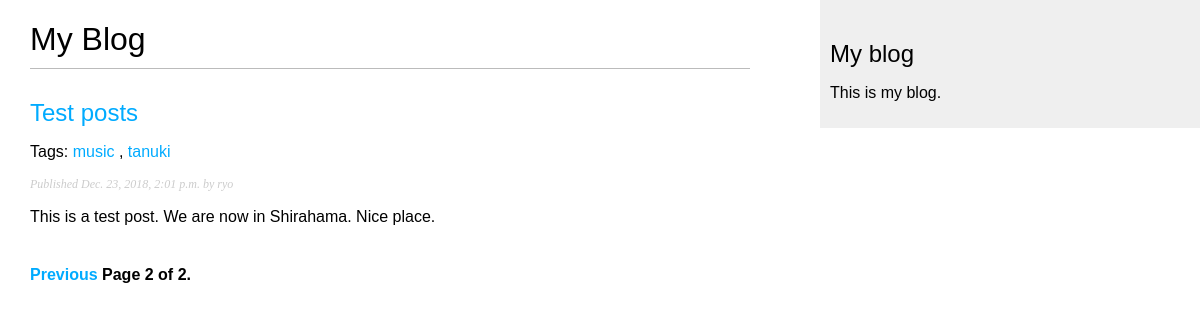
Screenshot of /blog/?page=2 with the database file from the repository.
### blog/models.py (models this page shows)
class Post(models.Model):
    STATUS_CHOICES = (
        ('draft', 'Draft'),
        ('published', 'Published'),
    )
    title = models.CharField(max_length=250)
    slug = models.SlugField(max_length=250, unique_for_date='publish')
    author = models.ForeignKey(User, on_delete=models.CASCADE, related_name='blog_posts')
    body = models.TextField()
    publish = models.DateTimeField(default=timezone.now)
    created = models.DateTimeField(auto_now_add=True)
    updated = models.DateTimeField(auto_now=True)
    status = models.CharField(max_length=10, choices=STATUS_CHOICES, default='draft')
    objects = models.Manager() # The default manager.
    published = PublishedManager() # Our custom manager.
    def get_absolute_url(self):
        return reverse('blog:post_detail', args=[self.publish.year, self.publish.month, self.publish.day, self.slug])
    tags = TaggableManager()

### blog/views.py (the view)
# urls.py: path('', views.post_list, name='post_list'),
def post_list(request, tag_slug=None):
    object_list = Post.published.all()
    tag=None
    if tag_slug:
        tag = get_object_or_404(Tag, slug=tag_slug)
        object_list = object_list.filter(tags__in=[tag])
    paginator = Paginator(object_list, 3) # 3 posts in each page
    page = request.GET.get('page')
    try:
        posts = paginator.page(page)
    except PageNotAnInteger:
        posts = paginator.page(1)
    except EmptyPage:
        posts = paginator.page(paginator.num_pages)
    return render(request, 'blog/post/list.html', {'page': page, 'posts': posts, 'tag': tag})

### blog/models.py (called while the page is built)
    def get_queryset(self):
        return super(PublishedManager, self).get_queryset().filter(status='published')

### blog/templates/blog/post/list.html (shortened to what this page needs)
{% extends "blog/base.html" %}
{% block content %}
    <h1>My Blog</h1>
    {% for post in posts %}
        <h2>
            <a href="{{ post.get_absolute_url }}">
                {{ post.title }}
            </a>
        </h2>
        <p class="tags">
            Tags:
            {% for tag in post.tags.all %}
                <a href="{% url "blog:post_list_by_tag" tag.slug %}">
                    {{ tag.name }}
                </a>
                {% if not forloop.last %}, {% endif %}
            {% endfor %}
        </p>
        <p class="date">
            Published {{ post.publish }} by {{ post.author }}
        </p>
        {{ post.body|truncatewords:30|linebreaks }}
    {% endfor %}
    {% include "pagination.html" with page=posts %}
{% endblock %}

### blog/static/css/blog.css (style rules this page uses)
body { margin:0; padding:0; font-family:helvetica, sans-serif; }
a { color:#00abff; text-decoration:none; }
h1 { font-weight:normal; border-bottom:1px solid #bbb; padding:0 0 10px 0; }
h2 { font-weight:normal; margin:30px 0 0; }
p.date { color:#ccc; font-family: georgia, serif; font-size: 12px; font-style: italic; }

### rows the page displays
Post: title "Test posts", publish "Dec. 23, 2018, 2:01 p.m.", author "ryo", body "This is a test post. We are now in Shirahama. Nice place."
Tag: name "music"
Tag: name "tanuki"

### other values shown
{{ page.number }} "2"
{{ page.paginator.num_pages }} "2"
